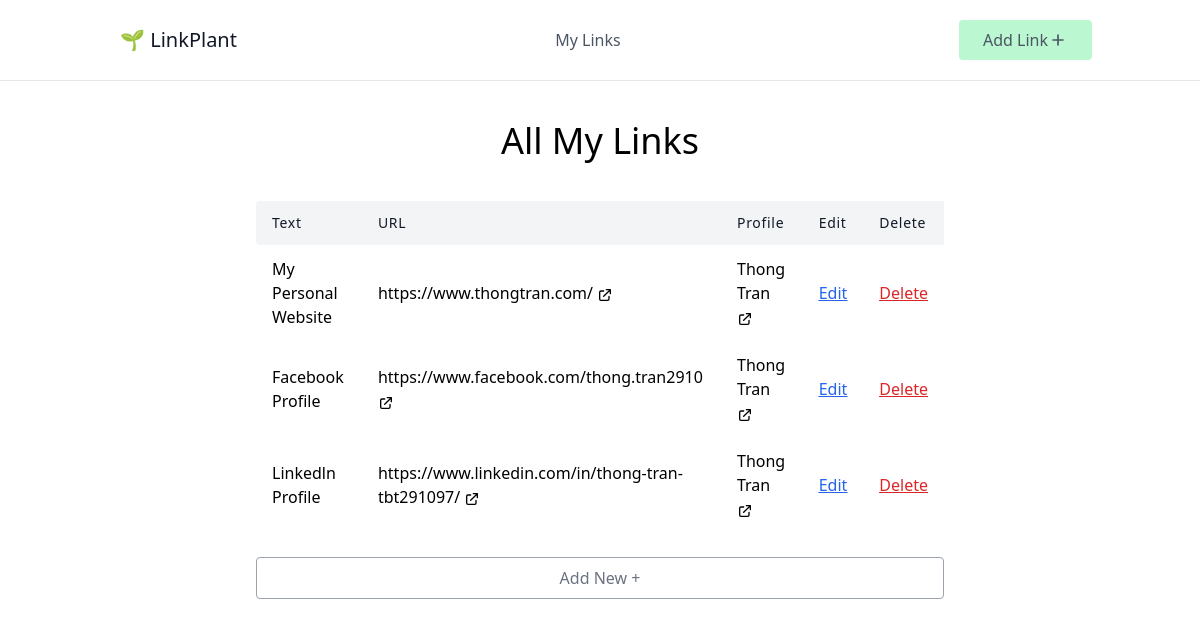
The page / on the database its author committed.
### link_plant/models.py (models this page shows, shortened)
class Link(models.Model):
    text = models.CharField(max_length=100)
    url = models.URLField()
    profile = models.ForeignKey(Profile, on_delete=models.CASCADE, related_name="links")

class Profile(models.Model):
    BG_CHOICES = (
        ("blue", "Blue"),
        ("green", "Green"),
        ("yellow", "Yellow"),
    )
    name = models.CharField(max_length=100)
    slug = models.SlugField(max_length=100)
    bg_color = models.CharField(max_length=50, choices=BG_CHOICES)

### link_plant/views.py (the view)
# urls.py: path("", LinkListView.as_view(), name="link-list"),
class LinkListView(ListView):
    model = Link

### link_plant/templates/link_plant/link_list.html
{% extends "link_plant/_base.html" %}
{% block content %}
<h1 class="text-4xl text-center mb-10">All My Links</h1>
<div class="w-full mx-auto overflow-auto">
    <table class="table-auto w-full text-left whitespace-no-wrap">
        <thead>
            <tr>
                <th class="px-4 py-3 title-font tracking-wider font-medium text-gray-900 text-sm bg-gray-100 rounded-tl rounded-bl">Text</th>
                <th class="px-4 py-3 title-font tracking-wider font-medium text-gray-900 text-sm bg-gray-100">URL</th>
                <th class="px-4 py-3 title-font tracking-wider font-medium text-gray-900 text-sm bg-gray-100">Profile</th>
                <th class="px-4 py-3 title-font tracking-wider font-medium text-gray-900 text-sm bg-gray-100">Edit</th>
                <th class="px-4 py-3 title-font tracking-wider font-medium text-gray-900 text-sm bg-gray-100">Delete</th>
            </tr>
        </thead>
        <tbody>
            {% for link in object_list %}
            <tr>
                <td class="px-4 py-3">{{link.text}}</td>
                <td class="px-4 py-3">
                    <a href="{{link.url}}" target="_blank">
                        {{link.url}}
                        <svg xmlns="http://www.w3.org/2000/svg" class="h-4 w-4 inline" fill="none" viewBox="0 0 24 24" stroke="currentColor" stroke-width="2">
                        <path stroke-linecap="round" stroke-linejoin="round" d="M10 6H6a2 2 0 00-2 2v10a2 2 0 002 2h10a2 2 0 002-2v-4M14 4h6m0 0v6m0-6L10 14" />
                        </svg>
                    </a>
                </td>
                <td class="px-4 py-3">
                    <a href="{% url "profile" link.profile.slug %}" target="_blank">
                        {{link.profile.name}}
                        <svg xmlns="http://www.w3.org/2000/svg" class="h-4 w-4 inline" fill="none" viewBox="0 0 24 24" stroke="currentColor" stroke-width="2">
                        <path stroke-linecap="round" stroke-linejoin="round" d="M10 6H6a2 2 0 00-2 2v10a2 2 0 002 2h10a2 2 0 002-2v-4M14 4h6m0 0v6m0-6L10 14" />
                        </svg>
                    </a>
                </td>
                <td class="px-4 py-3 underline text-blue-600"><a href="{% url "link-update" link.id %}">Edit</a></td>
                <td class="px-4 py-3 underline text-red-600"><a href="{% url "link-delete" link.id %}">Delete</a></td>
            </tr>
        {% endfor %}
      </tbody>
    </table>
    <a href="{% url "link-create" %}">
        <p class="mt-6 py-2 w-full border rounded border-gray-400 text-center text-gray-500 hover:cursor-pointer hover:bg-gray-100 hover:border-gray-500">
            Add New +
        </p>
    </a>
  </div>
{% endblock content %}

### link_plant/templates/link_plant/_base.html (shortened to what this page needs)
<!DOCTYPE html>
<html lang="en">
<head>
    <script src="https://cdn.tailwindcss.com"></script>
</head>
<body>
    <header class="text-gray-600 body-font border-b">
        <div class="container mx-auto flex flex-wrap p-5 flex-col md:flex-row items-center">
          <a href="{% url 'link-list' %}" class="flex title-font font-medium items-center text-gray-900 mb-4 md:mb-0">
            <span class="ml-3 text-xl">🌱 LinkPlant</span>
          </a>
          <nav class="md:ml-auto md:mr-auto flex flex-wrap items-center text-base justify-center">
            <a href="/" class="mr-5 hover:text-gray-900">My Links</a>
          </nav>
          <a href="{% url "link-create" %}">
            <button class="inline-flex items-center bg-green-200 border-0 py-2 px-6 focus:outline-none hover:bg-green-300 rounded text-base mt-4 md:mt-0">Add Link
                <svg xmlns="http://www.w3.org/2000/svg" class="h-5 w-5" fill="none" viewBox="0 0 24 24" stroke="currentColor" stroke-width="2">
                    <path stroke-linecap="round" stroke-linejoin="round" d="M12 6v6m0 0v6m0-6h6m-6 0H6" />
                </svg>
            </button>
        </a>
        </div>
      </header>
      <div class="container mx-auto">
        <div class="sm:w-3/4 mx-auto sm:p-10">
            {% block content %}
            {% endblock content %}
        </div>
        </div>
</body>
</html>

### rows shown on the page
Link: text "My Personal Website", url "https://www.thongtran.com/", profile.name "Thong Tran"
Link: text "Facebook Profile", url "https://www.facebook.com/thong.tran2910", profile.name "Thong Tran"
Link: text "Linkedln Profile", url "https://www.linkedin.com/in/thong-tran-tbt291097/", profile.name "Thong Tran"
